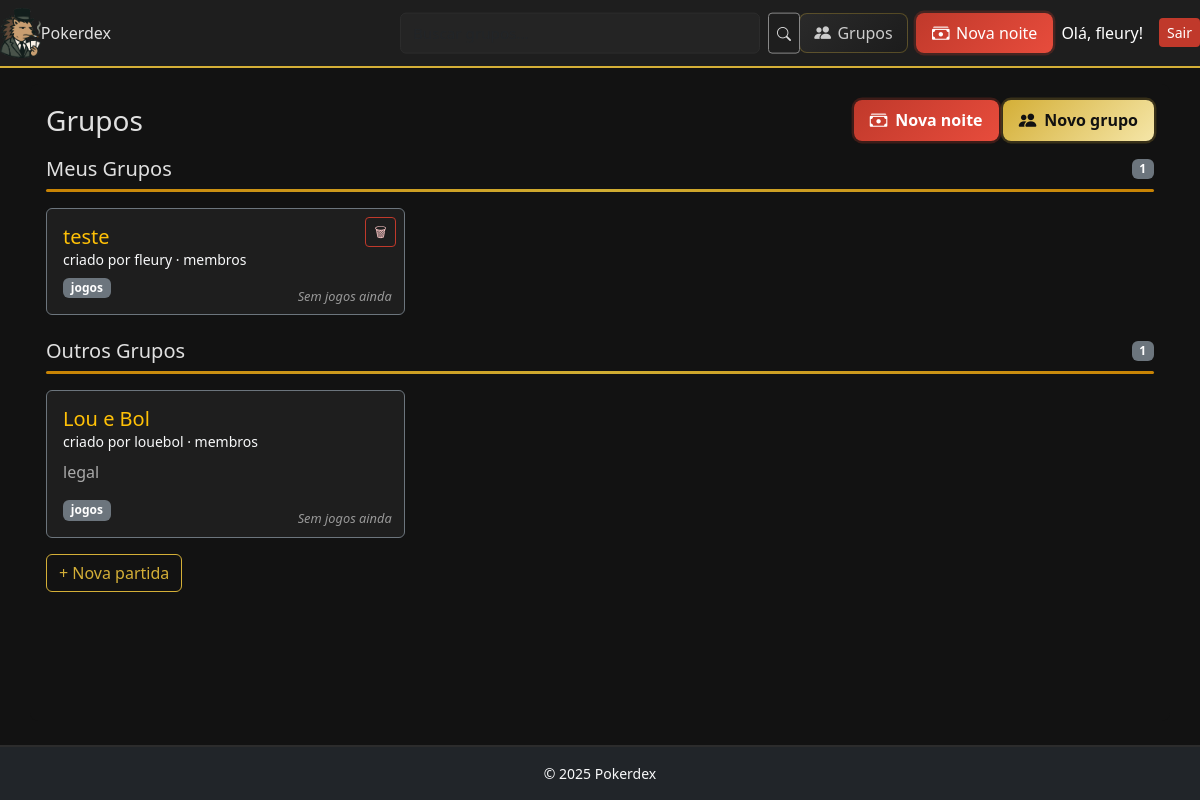
The page / (signed in) on the database its author committed.
### core/models.py (models this page shows, shortened)
class Group(models.Model):
    name = models.CharField(max_length=120, unique=True)
    slug = models.SlugField(max_length=140, unique=True, blank=False)
    description = models.TextField(blank=True)
    created_by = models.ForeignKey(User, on_delete=models.PROTECT, related_name="groups_created")
    created_at = models.DateTimeField(default=timezone.now)
    class Meta:
        ordering = ["name"]

### core/views.py (the view)
# urls.py: path('', views.group_list_view, name='group_list'),
@login_required
def group_list_view(request):
    q = request.GET.get("q", "")
    my_groups = Group.objects.filter(memberships__user=request.user)
    other_groups = Group.objects.exclude(memberships__user=request.user)
    if q:
        my_groups = my_groups.filter(Q(name__icontains=q) | Q(description__icontains=q))
        other_groups = other_groups.filter(Q(name__icontains=q) | Q(description__icontains=q))
    return render(
        request,
        "group_list.html",
        {"my_groups": my_groups, "other_groups": other_groups},
    )

### core/templates/group_list.html (shortened to what this page needs)
{% extends "base.html" %}
{% block content %}
<div class="d-flex align-items-center justify-content-between mb-3">
  <h1 class="h3 m-0">Grupos</h1>
  {% if my_groups %}
  <div>
    <a href="{% url 'core:game_create' %}" class="btn btn-create-game">
      <i class="bi bi-cash-stack"></i>
      Nova noite
    </a>
    <a href="{% url 'core:group_create' %}" class="btn btn-create-group">
      <i class="bi bi-people-fill"></i>
      Novo grupo
    </a>
  </div>
  {% endif %}
</div>
<section class="mb-4">
  <div class="d-flex align-items-center justify-content-between mb-2">
    <h2 class="h5 m-0">Meus Grupos</h2>
    {% if my_groups %}
      <span class="badge bg-secondary">{{ my_groups|length }}</span>
    {% endif %}
  </div>
  <div class="gradient-bar mb-3"></div>
  {% if my_groups %}
    <div class="row g-3">
      {% for g in my_groups %}
        <div class="col-md-4 col-sm-6">
          <a href="{% url 'core:group_detail' g.slug %}"
             class="card card-hover bg-dark border-secondary text-light h-100 card-link position-relative">
            <form action="{% url 'core:group_delete' g.slug %}" method="post"
                  class="delete-form">
              <button type="submit"
                      class="btn btn-sm btn-outline-danger"
                      onclick="return confirm('Tem certeza que deseja deletar este grupo? Essa ação é irreversível.');">
                🗑
              </button>
            </form>
            <div class="card-body d-flex flex-column">
              <h5 class="card-title mb-1 text-warning">{{ g.name }}</h5>
              <p class="card-subtitle mb-2 small">
                criado por {{ g.created_by }} · {{ g.member_count }} membro{% if g.member_count != 1 %}s{% endif %}
              </p>
              <span class="badge bg-secondary align-self-start">
                {{ g.post_count }} jogo{% if g.post_count != 1 %}s{% endif %}
              </span>
            </div>
            <div class="last-post">
              {% if g.last_post %}
                <i>Última partida em: {{ g.last_post|date:"d M Y, H:i" }}</i>
              {% else %}
                <i>Sem jogos ainda</i>
              {% endif %}
            </div>
          </a>
        </div>
      {% endfor %}
    </div>
{% endif %}
</section>
<section class="mb-2">
  <div class="d-flex align-items-center justify-content-between mb-2">
    <h2 class="h5 m-0">Outros Grupos</h2>
    <span class="badge bg-secondary">{{ other_groups|length }}</span>
  </div>
  <div class="gradient-bar mb-3"></div>
  {% if other_groups %}
    <div class="row g-3">
      {% for g in other_groups %}
        <div class="col-md-4 col-sm-6">
          <a href="{% url 'core:group_detail' g.slug %}"
             class="card card-hover bg-dark border-secondary text-light h-100 card-link position-relative">
            <div class="card-body d-flex flex-column">
              <h5 class="card-title mb-1 text-warning">{{ g.name }}</h5>
              <p class="card-subtitle mb-2 small">
                criado por {{ g.created_by }} · {{ g.member_count }} membro{% if g.member_count != 1 %}s{% endif %}
              </p>
              {% if g.description %}
                <p class="card-text text-truncate-2 mb-3">
                  {{ g.description }}
                </p>
              {% endif %}
              <span class="badge bg-secondary align-self-start">
                {{ g.post_count }} jogo{% if g.post_count != 1 %}s{% endif %}
              </span>
            </div>
            <div class="last-post">
              {% if g.last_post %}
                <i>Última partida em: {{ g.last_post|date:"d M Y, H:i" }}</i>
              {% else %}
                <i>Sem jogos ainda</i>
              {% endif %}
            </div>
          </a>
        </div>
      {% endfor %}
    </div>
  {% else %}
    <div class="text-center py-4">
      <span>Nenhum outro grupo encontrado.</span>
    </div>
  {% endif %}
</section>
{% if my_groups %}
  <div class="mt-3">
    <a href="{% url 'core:game_create' %}" class="btn btn-outline-warning">
      + Nova partida
    </a>
  </div>
{% endif %}
{% endblock %}

### core/templates/base.html (shortened to what this page needs)
{% load static %}
<!DOCTYPE html>
<html lang="pt-BR">
<head>
  <link
    href="https://cdn.jsdelivr.net/npm/bootstrap@5.3.3/dist/css/bootstrap.min.css"
    rel="stylesheet"
  >
  <link rel="stylesheet" href="https://cdn.jsdelivr.net/npm/bootstrap-icons@1.11.3/font/bootstrap-icons.css">
  <link rel="stylesheet" href="{% static 'css/style.css' %}">
</head>
<body class="d-flex flex-column min-vh-100">
  <header class="mb-3">
    <nav class="navbar navbar-dark bg-dark px-3>
      <a class="navbar-brand d-flex align-items-center gap-2" href="{% url 'core:group_list' %}">
        <img src="{% static 'img/hedgehog.png' %}" class="brand-logo">
        <span>Pokerdex</span>
      {% if request.user.is_authenticated %}
       <div class="position-absolute top-50 start-50 translate-middle" style="width: 400px; max-width: 60%;">
          <form method="get" action="{% url 'core:group_list' %}" class="d-flex">
            <input type="text" name="q" value="{{ request.GET.q }}"
                   class="form-control form-control-sm"
                   placeholder="Buscar grupos...">
            <button type="submit" class="btn btn-sm btn-outline-light ms-2">
              <i class="bi bi-search"></i>
            </button>
          </form>
        </div>
      {% endif %}
      <div class="ms-auto d-flex align-items-center">
        {% if request.user.is_authenticated %}
          <a class="btn btn-groups me-2" href="{% url 'core:group_list' %}">
            <i class="bi bi-people-fill"></i>
            Grupos
          </a>
          <a href="{% url 'core:game_create' %}" class="btn btn-create-game me-2">
            <i class="bi bi-cash-stack"></i>
            Nova noite
          </a>
          <span class="text-white me-3">Olá, {{ request.user.username }}!</span>
          <a class="btn btn-sm btn-danger" href="{% url 'core:logout' %}">Sair</a>
        {% else %}
          <a class="btn btn-sm btn-outline-light me-2" href="{% url 'core:login' %}">Entrar</a>
          <a class="btn btn-sm btn-warning" href="{% url 'core:signup' %}">Cadastrar</a>
        {% endif %}
      </div>
    </nav>
  </header>
  <main class="container flex-grow-1">
    {% block content %}{% endblock %}
  </main>
  <footer class="bg-dark text-light mt-4 py-3">
    <div class="container text-center small">
      &copy; 2025 Pokerdex
    </div>
  </footer>
</body>
</html>

### core/static/css/style.css (style rules this page uses)
:root { --bg: #121212; --panel: #1e1e1e; --textarea: #242424; --border: #2c2c2c; --text: #e0e0e0; --muted: #9b9b9b; --muted-2:#cccccc; --gold: #d4af37; --gold-soft: rgba(212,175,55,.3); --gold-bg: rgba(212,175,55,.12); --green-bg: rgba(55, 212, 63, 0.12); --danger: #c0392b; --danger-2:#e74c3c; --success:#2ecc71; }
* { box-sizing:border-box }
body { background:var(--bg); color:var(--text); font-family:"Segoe UI", Roboto, system-ui, -apple-system, sans-serif; }
.navbar-brand img, .brand-logo { height: 50px !important; width: auto !important; }
main.container { background:var(--bg); color:var(--text); border-radius:8px; padding:1rem; }
.navbar { background:var(--panel) !important; border-bottom:2px solid var(--gold); }
.navbar .btn { display:inline-flex; align-items:center; gap:.4em; font-weight:500; }
.btn-outline-light { border-color:#888; color:var(--text); }
.btn-outline-warning { border-color:var(--gold); color:var(--gold); }
.btn-outline-danger { border-color:var(--danger); color:#ffc9c9; }
.btn-danger { background:var(--danger); border:none; }
.card.bg-dark { background:var(--panel) !important; border:1px solid var(--border); }
.card-hover { transition:transform .15s ease, box-shadow .15s ease, border-color .15s ease; }
.card-link { display:block; color:inherit; text-decoration:none; }
.delete-form { position:absolute; top:.5rem; right:.5rem; z-index:2; }
.delete-form button { padding:.25rem .5rem; font-size:.85rem; }
.last-post { position:absolute; bottom:.5rem; right:.75rem; font-size:.8rem; color:#999; }
.text-truncate-2 { display:-webkit-box; -webkit-line-clamp:2; -webkit-box-orient:vertical; overflow:hidden; color:#aaa; }
footer { background:var(--panel); border-top:2px solid var(--border); color:#888; }
.card form input:not([type="checkbox"]):not([type="radio"]), .card form select, .card form textarea, form .form-control { background:var(--textarea); border:1px solid var(--border); color:var(--text); border-radius:6px; padding:.5rem .75rem; width:100%; transition:all .2s ease; font-size:.95rem; }
:root { --panel-2: var(--textarea); }
.gradient-bar { height: 3px; background: linear-gradient(90deg, #f59f00, #ffd43b, #f59f00); border-radius: 999px; opacity: .8; }
.btn-create-group { background: linear-gradient(135deg, var(--gold) 0%, #f5e6a8 100%); color: #111; font-weight: 700; border: none; border-radius: 8px; padding: 0.45rem 1rem; display: inline-flex; align-items: center; gap: 0.5rem; box-shadow: 0 0 0 .15rem rgba(212,175,55,.2); transition: transform .12s ease, box-shadow .2s ease, background .2s ease; }
.btn-create-game { background: linear-gradient(135deg, var(--danger) 0%, #e74c3c 100%); color: #fff; font-weight: 700; border: none; border-radius: 8px; padding: 0.45rem 1rem; display: inline-flex; align-items: center; gap: 0.5rem; box-shadow: 0 0 0 .15rem rgba(192,57,43,.25); transition: transform .12s ease, box-shadow .2s ease, background .2s ease; }
.btn-create-group i, .btn-create-game i { font-size: 1.1rem; }
.btn-groups { background: linear-gradient(135deg, #2a2a2a 0%, #1c1c1c 100%); color: var(--muted-2); font-weight: 600; border: 1px solid var(--gold-soft); border-radius: 8px; padding: 0.4rem 0.9rem; display: inline-flex; align-items: center; gap: 0.5rem; transition: transform .12s ease, box-shadow .2s ease, background .2s ease, color .2s ease; }
.btn-groups i { font-size: 1.05rem; }

### rows shown on the page
Group: name "teste", created_by "fleury"
Group: name "Lou e Bol", created_by "louebol", description "legal"

### other values the page prints
{{ request.user.username }} "fleury"
{{ my_groups|length }} "1"
{{ other_groups|length }} "1"
